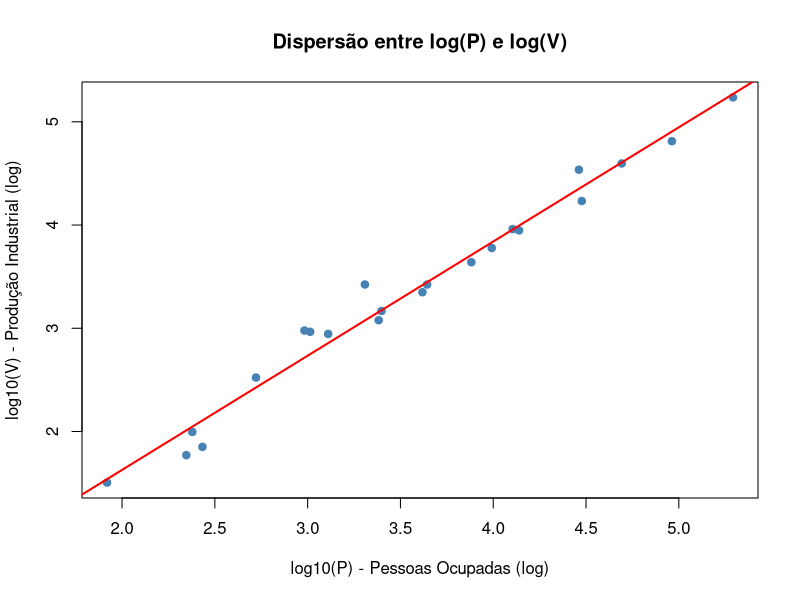

This figure's R source:
# Dados do exercício
dados <- data.frame(
  Estado = c("Amazonas", "Pará", "Maranhão", "Piauí", "Ceará", "Rio Grande do Norte",
             "Paraíba", "Pernambuco", "Alagoas", "Sergipe", "Bahia", "Minas Gerais",
             "Espírito Santo", "Rio de Janeiro", "São Paulo", "Paraná", "Santa Catarina",
             "Rio Grande do Sul", "Mato Grosso do Sul", "Mato Grosso", "Goiás", "Distrito Federal"),
  V = c(333, 2655, 71, 882, 8874, 5989, 1469, 9134, 924, 951,
        2234, 17089, 2653, 39503, 172229, 4364, 34335, 64851, 59, 32, 1196, 99),
  P = c(527, 2035, 271, 1290, 13776, 9816, 2499, 12720, 1031, 961,
        4154, 30002, 4402, 49256, 195756, 7619, 28949, 91813, 222, 83, 2415, 239)
)

# Cálculo dos logaritmos decimais
dados$logV <- log10(dados$V)
dados$logP <- log10(dados$P)

# (a) Gráfico de dispersão log(V) vs log(P)
plot(dados$logP, dados$logV,
     xlab = "log10(P) - Pessoas Ocupadas (log)",
     ylab = "log10(V) - Produção Industrial (log)",
     main = "Dispersão entre log(P) e log(V)",
     pch = 19, col = "steelblue")

# Adiciona linha de tendência
abline(lm(logV ~ logP, data = dados), col = "red", lwd = 2)

# (b) Coeficiente de correlação de Pearson
correlacao <- cor(dados$logV, dados$logP, method = "pearson")
cat(sprintf("\n📊 Coeficiente de Correlação de Pearson: %.4f\n", correlacao))
